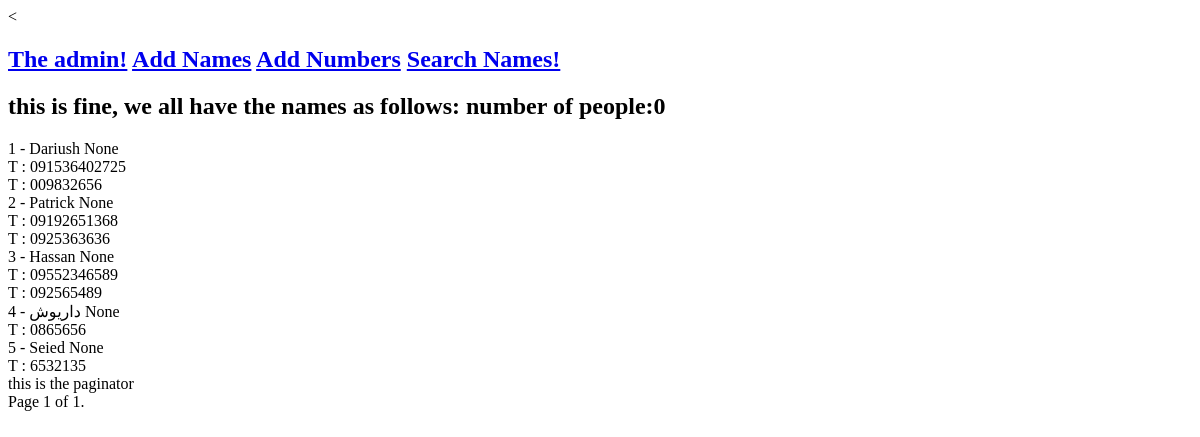
Before: / with the older database file.
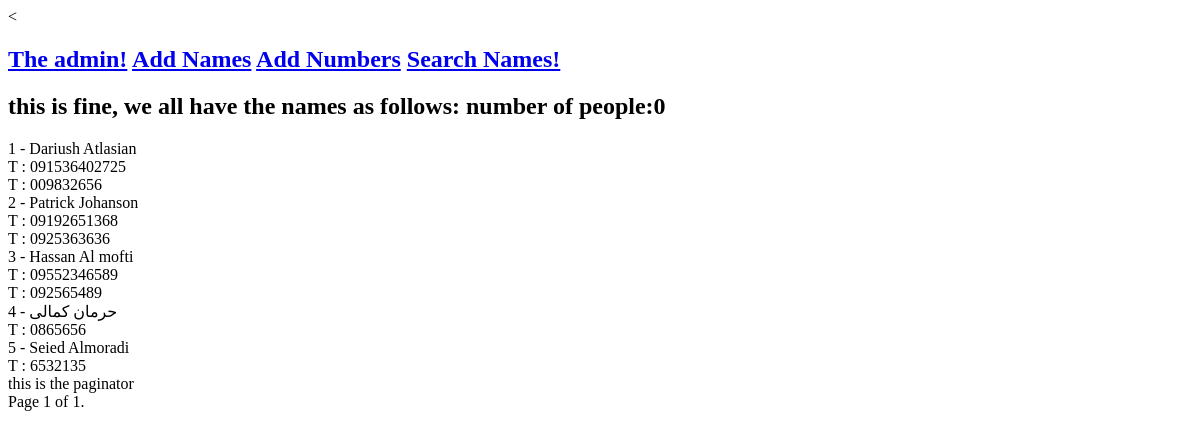
After: the same page with the newer database file.
### telapp/models.py (models this page shows)
class Person(models.Model):
    f_name= models.CharField(max_length=25, null=True)
    l_name= models.CharField(max_length=25, null=True)
    def __str__(self):
        return self.f_name.capitalize()  + "     " +    format(self.l_name).capitalize()

class Telnum(models.Model):
    tel_num= models.CharField(max_length=13, null=True)
    person = models.ForeignKey(Person, on_delete=models.CASCADE)
    def __str__(self):
        return self.tel_num

### telapp/views.py (the view)
# urls.py: path('', views.index),
def index(request):
    all_persons = Person.objects.all()
    all_telnum = Telnum.objects.all()
    paginator = Paginator(all_persons, 10)
    page = request.GET.get('page')
    persons = paginator.get_page(page)
    context = {
         'persons': persons,
        'tel_list': all_telnum,
        'page_title': "List of all Persons"
    }
    return render(request, "telapp/index.html", context)

### telapp/templates/telapp/index.html (shortened to what this page needs)
<<!DOCTYPE html>
<html lang="en" dir="ltr">
  <head>
  </head>
  <body>
    <h2>
    <a href="http://127.0.0.1:8000/admin">The admin!</a>
    <a href="http://127.0.0.1:8000/admin/telapp/person/">Add Names</a>
    <a href="http://127.0.0.1:8000/admin/telapp/telnum/">Add Numbers</a>
    <a href="http://127.0.0.1:8000/search/">Search Names!</a>
</h2>
<h2>this is fine, we all have the names as follows:
number of people:{{person_list|length}}
</h2>
{% for person in persons %}
   {{person.id}} - {{person}} <br/>
      {% for tel in tel_list %}
          {% if person.id == tel.person_id %}
            T :     {{tel}}<br/>
                 {% endif %}
   {% endfor %}
 {% endfor %}
 this is the paginator
 <div class="pagination">
   <span class="step-links">
       <span class="current">
           Page {{ persons.number }} of {{ persons.paginator.num_pages }}.
       </span>
   </span>
 </div>
  </body>
</html>

Changed rows visible on the page:
changed Person id 1: f_name+l_name "Dariush None" → "Dariush Atlasian"
changed Person id 2: f_name+l_name "Patrick None" → "Patrick Johanson"
changed Person id 3: f_name+l_name "Hassan None" → "Hassan Al mofti"
changed Person id 4: f_name+l_name "داریوش None" → "حرمان کمالی"
changed Person id 5: f_name+l_name "Seied None" → "Seied Almoradi"
